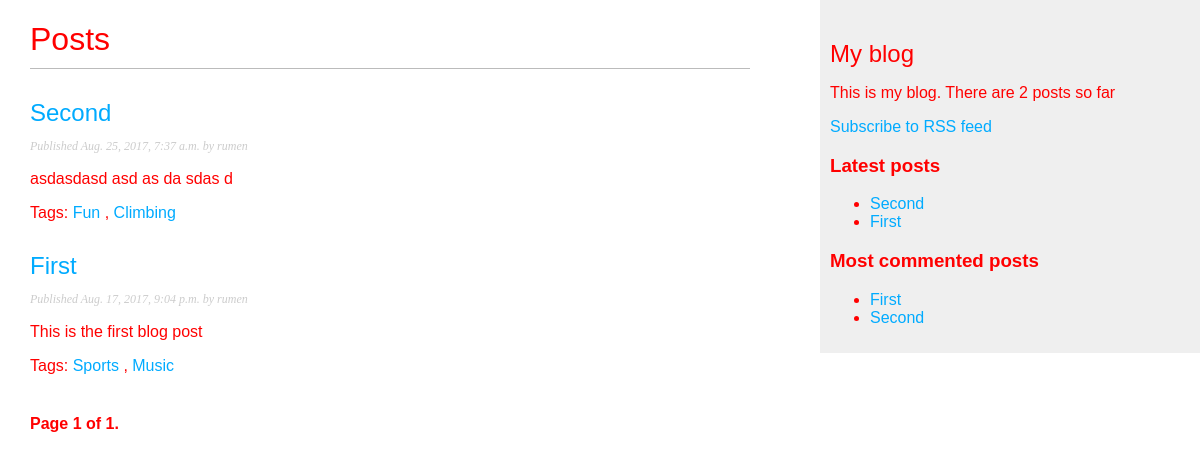
The page /blog/ on the database as committed earlier.
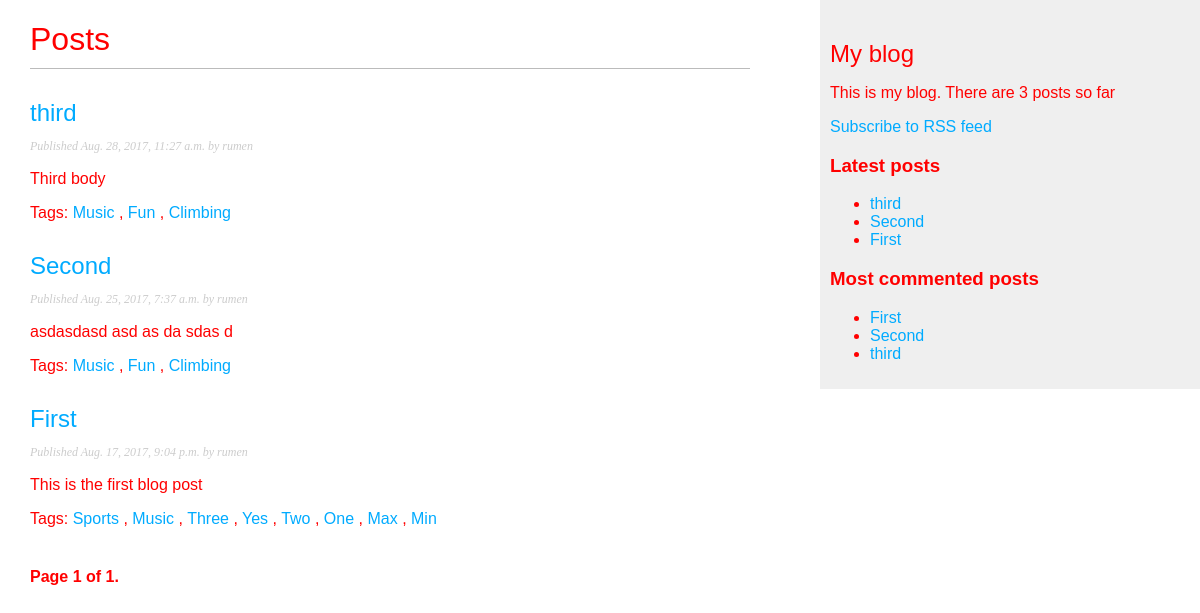
The same page on the database as committed later.
### blog/models.py (models this page shows, shortened)
class Post(models.Model):
    STATUS_CHOICES = (
        ('draft', 'Draft'),
        ('published', 'Published')
    )
    class Meta:
        ordering = ('-published',)
    title = models.CharField(max_length=250)
    slug = models.SlugField(max_length=250, unique_for_date='published')
    author = models.ForeignKey(User, related_name='blog_posts')
    body = models.TextField()
    published = models.DateTimeField(default=timezone.now)
    created = models.DateTimeField(auto_now_add=True)
    updated = models.DateTimeField(auto_now=True)
    status = models.CharField(
        max_length=10, choices=STATUS_CHOICES, default='draft')
    objects = models.Manager()
    status_published = PublishedManager()
    tags = TaggableManager()
    def get_absolute_url(self):
        return reverse('blog:post_detail', args=[self.published.year,
                                                 self.published.strftime('%m'),
                                                 self.published.strftime('%d'),
                                                 self.slug])

### blog/views.py (the view)
# urls.py: url(r'^tag/(?P<tag_slug>\w+)$', views.post_list, name="post_list_by_tag"),
def post_list(request, tag_slug=None):
    posts_all = Post.status_published.all()
    tag = None
    if tag_slug:
        tag = get_object_or_404(Tag, slug=tag_slug)
        posts_all = posts_all.filter(tags__in=[tag])
    paginator = Paginator(posts_all, 3)
    page = request.GET.get('page')
    try:
        posts = paginator.page(page)
    except PageNotAnInteger:
        posts = paginator.page(1)
    except EmptyPage:
        posts = paginator.page(paginator.num_pages)
    return render(request, 'blog/post/list.html', {'posts': posts,
                                                   'page': page,
                                                   'tag': tag})

### blog/models.py (called while the page is built)
    def get_queryset(self):
        return super(PublishedManager, self).get_queryset().filter(status='published')

### blog/templatetags/blog_tags.py (called while the page is built)
@register.simple_tag
def get_total_posts():
    return Post.status_published.count()

@register.inclusion_tag('blog/post/_latest_posts.html')
def show_latest_posts(count=5):
    latest_posts = Post.status_published.order_by('-published')[:count]
    return {'latest_posts': latest_posts}

@register.simple_tag
def get_most_commented_posts(count=5):
    return Post.status_published.annotate(total_comments=Count('comment')). \
        order_by('-total_comments')[:count]

@register.filter(name='markdown')
def filter_markdown(text):
    return mark_safe(markdown.markdown(text))

### blog/templates/blog/post/list.html (shortened to what this page needs)
{% extends "../_layout.html" %}
{% load blog_tags %}
{% block content %}
    <h1>Posts</h1>
    {% for post in posts %}
        <h2><a href="{{ post.get_absolute_url }}">{{ post.title }}</a></h2>
        <p class="date">Published {{ post.published }} by {{ post.author }}</p>
        {{ post.body|markdown|truncatewords_html:30 }}
        {% include "./_tags.html" with tags=post.tags.all %}
    {% endfor %}
    {% include "../_pagination.html" with page=posts %}
{% endblock %}

### blog/templates/blog/_layout.html (shortened to what this page needs)
{% load static %}
{% load blog_tags %}
<!DOCTYPE html>
<html>
<head>
    <link href="{% static "css/styles.css" %}" rel="stylesheet">
    <link href="{% static "css/blog.css" %}" rel="stylesheet">
</head>
<body>
    <div id="content">
        {% block content %}
        {% endblock %}
    </div>
    <div id="sidebar">
        <h2>My blog</h2>
        <p>This is my blog. There are {% get_total_posts %} posts so far</p>
        <p><a href="{% url 'blog:post_feed' %}">Subscribe to RSS feed</a></p>
        {% show_latest_posts 3 %}
        {% get_most_commented_posts 3 as mc_posts %}
        {% include "./post/_posts.html" with posts=mc_posts header='Most commented posts' %}
    </div>
</body>
</html>

### blog/templates/blog/post/_tags.html
<p class="tags">
    Tags:
    {% for tag in tags %}
        <a href="{% url 'blog:post_list_by_tag' tag.slug %}">{{ tag.name }}</a>
        {% if not forloop.last %}, {% endif %}
    {% endfor %}
</p>

### blog/templates/blog/_pagination.html (shortened to what this page needs)
<div class="pagination">
    <span class="step-links">
        <span class="current">
            Page {{ page.number }} of {{ page.paginator.num_pages }}.
        </span>
    </span>
</div>

### blog/templates/blog/post/_latest_posts.html
{% include "./_posts.html" with posts=latest_posts header='Latest posts' %}

### blog/templates/blog/post/_posts.html
{% if header %}
    <h3>{{ header }}</h3>
{% endif %}
<ul>
    {% for post in posts %}
        <li><a href="{{ post.get_absolute_url }}">{{ post.title }}</a></li>
    {% endfor %}
</ul>

### static/css/styles.css (style rules this page uses)
body { color: red }

### blog/static/css/blog.css (style rules this page uses)
body { margin:0; padding:0; font-family:helvetica, sans-serif; }
a { color:#00abff; text-decoration:none; }
h1 { font-weight:normal; border-bottom:1px solid #bbb; padding:0 0 10px 0; }
h2 { font-weight:normal; margin:30px 0 0; }
#content { float:left; width:60%; padding:0 0 0 30px; }
#sidebar { float:right; width:30%; padding:10px; background:#efefef; height:100%; }
p.date { color:#ccc; font-family: georgia, serif; font-size: 12px; font-style: italic; }
.pagination { margin:40px 0; font-weight:bold; }

Rows that differ between the two databases and show on the page:
added Post: title "third", published "Aug. 28, 2017, 11:27 a.m.", author "rumen", body "Third body", Tag (name "Music"), Tag (name "Fun"), Tag (name "Climbing")
shown differently, row unchanged: Tag "Music": now shows ","
changed Post "Second": gains Tag (name "Music")
added Tag: name "Three", shown under Post "First"
added Tag: name "Yes", shown under Post "First"
added Tag: name "Two", shown under Post "First"
added Tag: name "One", shown under Post "First"
added Tag: name "Max", shown under Post "First"
added Tag: name "Min", shown under Post "First"
Other text that changed with them:
text no longer shown: "2"
text now shown: "3"
